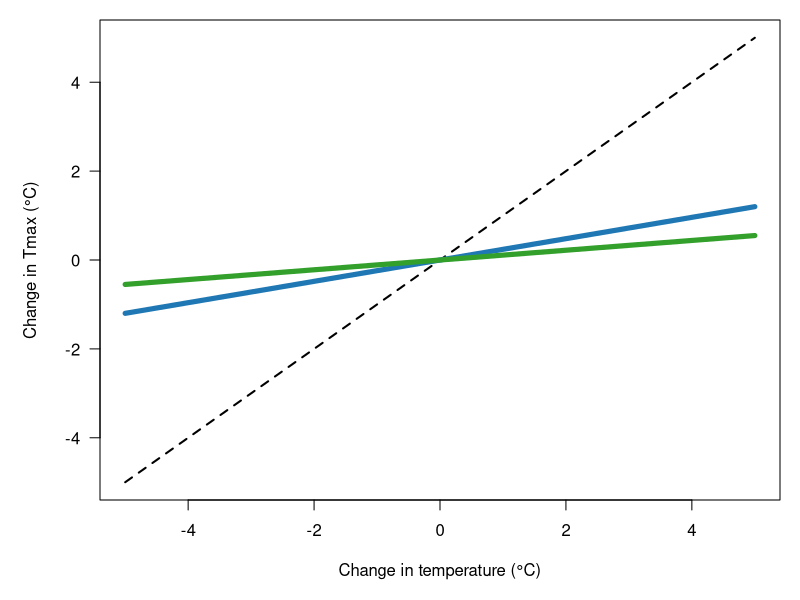

Write R code to recreate this figure.
#set Acclimation Response Ratio for terrestrial and marine organisms
# from Gunderson and Stillman model-averaged results (Gunderson pers. comm.)
ARRland <- 0.11
ARRoce <- 0.24


dT <- seq(-5,5)
dTmaxPerfect <- dT
dTmaxOce <- dT*ARRoce
dTmaxLand <- dT*ARRland


quartz(width=4, height=4)
# png(width=4, height=4, units='in', res=300, file='figures/acclimation_diagram.png')
par(mai=c(1,1,0.2, 0.2), las=1)
plot(dT, dTmaxPerfect, type='l', lwd=2, lty=2, xlab='Change in temperature (°C)', ylab='Change in Tmax (°C)')
lines(dT, dTmaxOce, col='#1f78b4', lwd=5)
lines(dT, dTmaxLand, col='#33a02c', lwd=5)

dev.off()